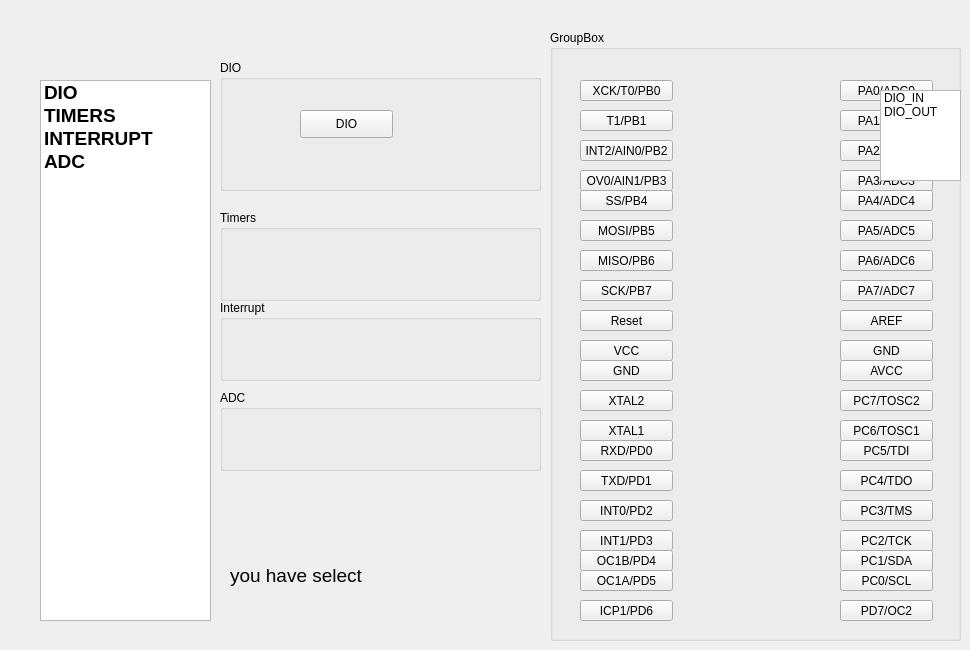
  <widget class="QWidget" name="centralwidget">
   <widget class="QGroupBox" name="groupBox">
    <property name="enabled">
     <bool>true</bool>
    </property>
    <property name="geometry">
     <rect>
      <x>550</x>
      <y>30</y>
      <width>411</width>
      <height>611</height>
     </rect>
    </property>
    <property name="title">
     <string>GroupBox</string>
    </property>
    <widget class="QPushButton" name="pushButton_40">
     <property name="geometry">
      <rect>
       <x>30</x>
       <y>190</y>
       <width>93</width>
       <height>21</height>
      </rect>
     </property>
     <property name="text">
      <string>MOSI/PB5</string>
     </property>
    </widget>
    <widget class="QPushButton" name="pushButton_34">
     <property name="geometry">
      <rect>
       <x>30</x>
       <y>50</y>
       <width>93</width>
       <height>21</height>
      </rect>
     </property>
     <property name="text">
      <string>XCK/T0/PB0</string>
     </property>
    </widget>
    <widget class="QPushButton" name="pushButton_4">
     <property name="geometry">
      <rect>
       <x>290</x>
       <y>140</y>
       <width>93</width>
       <height>21</height>
      </rect>
     </property>
     <property name="text">
      <string>PA3/ADC3</string>
     </property>
    </widget>
    <widget class="QPushButton" name="pushButton_36">
     <property name="geometry">
      <rect>
       <x>30</x>
       <y>280</y>
       <width>93</width>
       <height>21</height>
      </rect>
     </property>
     <property name="text">
      <string>Reset</string>
     </property>
    </widget>
    <widget class="QPushButton" name="pushButton_24">
     <property name="geometry">
      <rect>
       <x>30</x>
       <y>570</y>
       <width>93</width>
       <height>21</height>
      </rect>
     </property>
     <property name="text">
      <string>ICP1/PD6</string>
     </property>
    </widget>
    <widget class="QPushButton" name="pushButton_11">
     <property name="geometry">
      <rect>
       <x>290</x>
       <y>330</y>
       <width>93</width>
       <height>21</height>
      </rect>
     </property>
     <property name="text">
      <string>AVCC</string>
     </property>
    </widget>
    <widget class="QPushButton" name="pushButton_39">
     <property name="geometry">
      <rect>
       <x>30</x>
       <y>360</y>
       <width>93</width>
       <height>21</height>
      </rect>
     </property>
     <property name="text">
      <string>XTAL2</string>
     </property>
    </widget>
    <widget class="QPushButton" name="pushButton_3">
     <property name="geometry">
      <rect>
       <x>290</x>
       <y>110</y>
       <width>93</width>
       <height>21</height>
      </rect>
     </property>
     <property name="text">
      <string>PA2/ADC2</string>
     </property>
    </widget>
    <widget class="QPushButton" name="pushButton_17">
     <property name="geometry">
      <rect>
       <x>290</x>
       <y>500</y>
       <width>93</width>
       <height>21</height>
      </rect>
     </property>
     <property name="text">
      <string>PC2/TCK</string>
     </property>
    </widget>
    <widget class="QPushButton" name="pushButton_14">
     <property name="geometry">
      <rect>
       <x>290</x>
       <y>410</y>
       <width>93</width>
       <height>21</height>
      </rect>
     </property>
     <property name="text">
      <string>PC5/TDI</string>
     </property>
    </widget>
    <widget class="QLabel" name="label">
     <property name="enabled">
      <bool>false</bool>
     </property>
     <property name="geometry">
      <rect>
       <x>130</x>
       <y>50</y>
       <width>151</width>
       <height>541</height>
      </rect>
     </property>
     <property name="styleSheet">
      <string notr="true">background-image: url(:/icons/atmega32.jpeg);</string>
     </property>
     <property name="text">
      <string/>
     </property>
    </widget>
    <widget class="QPushButton" name="pushButton_20">
     <property name="geometry">
      <rect>
       <x>290</x>
       <y>570</y>
       <width>93</width>
       <height>21</height>
      </rect>
     </property>
     <property name="text">
      <string>PD7/OC2</string>
     </property>
    </widget>
    <widget class="QPushButton" name="pushButton_6">
     <property name="geometry">
      <rect>
       <x>290</x>
       <y>190</y>
       <width>93</width>
       <height>21</height>
      </rect>
     </property>
     <property name="text">
      <string>PA5/ADC5</string>
     </property>
    </widget>
    <widget class="QPushButton" name="pushButton_7">
     <property name="geometry">
      <rect>
       <x>290</x>
       <y>220</y>
       <width>93</width>
       <height>21</height>
      </rect>
     </property>
     <property name="text">
      <string>PA6/ADC6</string>
     </property>
    </widget>
    <widget class="QPushButton" name="pushButton_25">
     <property name="geometry">
      <rect>
       <x>30</x>
       <y>390</y>
       <width>93</width>
       <height>21</height>
      </rect>
     </property>
     <property name="text">
      <string>XTAL1</string>
     </property>
    </widget>
    <widget class="QPushButton" name="pushButton_18">
     <property name="geometry">
      <rect>
       <x>290</x>
       <y>520</y>
       <width>93</width>
       <height>21</height>
      </rect>
     </property>
     <property name="text">
      <string>PC1/SDA</string>
     </property>
    </widget>
    <widget class="QPushButton" name="pushButton_32">
     <property name="geometry">
      <rect>
       <x>30</x>
       <y>440</y>
       <width>93</width>
       <height>21</height>
      </rect>
     </property>
     <property name="text">
      <string>TXD/PD1</string>
     </property>
    </widget>
    <widget class="QPushButton" name="pushButton_15">
     <property name="geometry">
      <rect>
       <x>290</x>
       <y>440</y>
       <width>93</width>
       <height>21</height>
      </rect>
     </property>
     <property name="text">
      <string>PC4/TDO</string>
     </property>
    </widget>
    <widget class="QPushButton" name="pushButton_31">
     <property name="geometry">
      <rect>
       <x>30</x>
       <y>520</y>
       <width>93</width>
       <height>21</height>
      </rect>
     </property>
     <property name="text">
      <string>OC1B/PD4</string>
     </property>
    </widget>
    <widget class="QPushButton" name="pushButton_37">
     <property name="geometry">
      <rect>
       <x>30</x>
       <y>80</y>
       <width>93</width>
       <height>21</height>
      </rect>
     </property>
     <property name="text">
      <string>T1/PB1</string>
     </property>
    </widget>
    <widget class="QPushButton" name="pushButton_9">
     <property name="geometry">
      <rect>
       <x>290</x>
       <y>280</y>
       <width>93</width>
       <height>21</height>
      </rect>
     </property>
     <property name="text">
      <string>AREF</string>
     </property>
    </widget>
    <widget class="QPushButton" name="pushButton_12">
     <property name="geometry">
      <rect>
       <x>290</x>
       <y>360</y>
       <width>93</width>
       <height>21</height>
      </rect>
     </property>
     <property name="text">
      <string>PC7/TOSC2</string>
     </property>
    </widget>
    <widget class="QPushButton" name="pushButton_16">
     <property name="geometry">
      <rect>
       <x>290</x>
       <y>470</y>
       <width>93</width>
       <height>21</height>
      </rect>
     </property>
     <property name="text">
      <string>PC3/TMS</string>
     </property>
    </widget>
    <widget class="QPushButton" name="pushButton_33">
     <property name="geometry">
      <rect>
       <x>30</x>
       <y>410</y>
       <width>93</width>
       <height>21</height>
      </rect>
     </property>
     <property name="text">
      <string>RXD/PD0</string>
     </property>
    </widget>
    <widget class="QPushButton" name="pushButton_29">
     <property name="geometry">
      <rect>
       <x>30</x>
       <y>220</y>
       <width>93</width>
       <height>21</height>
      </rect>
     </property>
     <property name="text">
      <string>MISO/PB6</string>
     </property>
    </widget>
    <widget class="QPushButton" name="pushButton_8">
     <property name="geometry">
      <rect>
       <x>290</x>
       <y>250</y>
       <width>93</width>
       <height>21</height>
      </rect>
     </property>
     <property name="text">
      <string>PA7/ADC7</string>
     </property>
    </widget>
    <widget class="QPushButton" name="pushButton_21">
     <property name="geometry">
      <rect>
       <x>30</x>
       <y>540</y>
       <width>93</width>
       <height>21</height>
      </rect>
     </property>
     <property name="text">
      <string>OC1A/PD5</string>
     </property>
    </widget>
    <widget class="QPushButton" name="pushButton">
     <property name="geometry">
      <rect>
       <x>290</x>
       <y>50</y>
       <width>93</width>
       <height>21</height>
      </rect>
     </property>
     <property name="text">
      <string>PA0/ADC0</string>
     </property>
    </widget>
    <widget class="QPushButton" name="pushButton_22">
     <property name="geometry">
      <rect>
       <x>30</x>
       <y>140</y>
       <width>93</width>
       <height>21</height>
      </rect>
     </property>
     <property name="text">
      <string>OV0/AIN1/PB3</string>
     </property>
    </widget>
    <widget class="QPushButton" name="pushButton_38">
     <property name="geometry">
      <rect>
       <x>30</x>
       <y>250</y>
       <width>93</width>
       <height>21</height>
      </rect>
     </property>
     <property name="text">
      <string>SCK/PB7</string>
     </property>
    </widget>
    <widget class="QPushButton" name="pushButton_26">
     <property name="geometry">
      <rect>
       <x>30</x>
       <y>500</y>
       <width>93</width>
       <height>21</height>
      </rect>
     </property>
     <property name="text">
      <string>INT1/PD3</string>
     </property>
    </widget>
    <widget class="QPushButton" name="pushButton_2">
     <property name="geometry">
      <rect>
       <x>290</x>
       <y>80</y>
       <width>93</width>
       <height>21</height>
      </rect>
     </property>
     <property name="text">
      <string>PA1/ADC1</string>
     </property>
    </widget>
    <widget class="QPushButton" name="pushButton_19">
     <property name="geometry">
      <rect>
       <x>290</x>
       <y>540</y>
       <width>93</width>
       <height>21</height>
      </rect>
     </property>
     <property name="text">
      <string>PC0/SCL</string>
     </property>
    </widget>
    <widget class="QPushButton" name="pushButton_10">
     <property name="geometry">
      <rect>
       <x>290</x>
       <y>310</y>
       <width>93</width>
       <height>21</height>
      </rect>
     </property>
     <property name="text">
      <string>GND</string>
     </property>
    </widget>
    <widget class="QPushButton" name="pushButton_30">
     <property name="geometry">
      <rect>
       <x>30</x>
       <y>330</y>
       <width>93</width>
       <height>21</height>
      </rect>
     </property>
     <property name="text">
      <string>GND</string>
     </property>
    </widget>
    <widget class="QPushButton" name="pushButton_35">
     <property name="geometry">
      <rect>
       <x>30</x>
       <y>160</y>
       <width>93</width>
       <height>21</height>
      </rect>
     </property>
     <property name="text">
      <string>SS/PB4</string>
     </property>
    </widget>
    <widget class="QPushButton" name="pushButton_28">
     <property name="geometry">
      <rect>
       <x>30</x>
       <y>110</y>
       <width>93</width>
       <height>21</height>
      </rect>
     </property>
     <property name="text">
      <string>INT2/AIN0/PB2</string>
     </property>
    </widget>
    <widget class="QPushButton" name="pushButton_13">
     <property name="geometry">
      <rect>
       <x>290</x>
       <y>390</y>
       <width>93</width>
       <height>21</height>
      </rect>
     </property>
     <property name="text">
      <string>PC6/TOSC1</string>
     </property>
    </widget>
    <widget class="QPushButton" name="pushButton_5">
     <property name="geometry">
      <rect>
       <x>290</x>
       <y>160</y>
       <width>93</width>
       <height>21</height>
      </rect>
     </property>
     <property name="text">
      <string>PA4/ADC4</string>
     </property>
    </widget>
    <widget class="QPushButton" name="pushButton_27">
     <property name="geometry">
      <rect>
       <x>30</x>
       <y>310</y>
       <width>93</width>
       <height>21</height>
      </rect>
     </property>
     <property name="text">
      <string>VCC</string>
     </property>
    </widget>
    <widget class="QPushButton" name="pushButton_23">
     <property name="geometry">
      <rect>
       <x>30</x>
       <y>470</y>
       <width>93</width>
       <height>21</height>
      </rect>
     </property>
     <property name="text">
      <string>INT0/PD2</string>
     </property>
    </widget>
    <widget class="QListWidget" name="listWidget_2">
     <property name="geometry">
      <rect>
       <x>330</x>
       <y>60</y>
       <width>81</width>
       <height>91</height>
      </rect>
     </property>
     <item>
      <property name="text">
       <string>DIO_IN</string>
      </property>
     </item>
     <item>
      <property name="text">
       <string>DIO_OUT</string>
      </property>
     </item>
    </widget>
   </widget>
   <widget class="QListWidget" name="listWidget">
    <property name="geometry">
     <rect>
      <x>40</x>
      <y>80</y>
      <width>171</width>
      <height>541</height>
     </rect>
    </property>
    <property name="font">
     <font>
      <pointsize>14</pointsize>
      <weight>75</weight>
      <bold>true</bold>
     </font>
    </property>
    <item>
     <property name="text">
      <string>DIO</string>
     </property>
    </item>
    <item>
     <property name="text">
      <string>TIMERS</string>
     </property>
    </item>
    <item>
     <property name="text">
      <string>INTERRUPT</string>
     </property>
    </item>
    <item>
     <property name="text">
      <string>ADC</string>
     </property>
    </item>
   </widget>
   <widget class="QGroupBox" name="groupBox_2">
    <property name="geometry">
     <rect>
      <x>220</x>
      <y>60</y>
      <width>321</width>
      <height>131</height>
     </rect>
    </property>
    <property name="title">
     <string>DIO</string>
    </property>
    <widget class="QPushButton" name="pushButton_41">
     <property name="geometry">
      <rect>
       <x>80</x>
       <y>50</y>
       <width>93</width>
       <height>28</height>
      </rect>
     </property>
     <property name="text">
      <string>DIO</string>
     </property>
    </widget>
   </widget>
   <widget class="QGroupBox" name="groupBox_3">
    <property name="geometry">
     <rect>
      <x>220</x>
      <y>210</y>
      <width>321</width>
      <height>91</height>
     </rect>
    </property>
    <property name="title">
     <string>Timers</string>
    </property>
    <widget class="QPushButton" name="pushButton_42">
     <property name="geometry">
      <rect>
       <x>100</x>
       <y>110</y>
       <width>93</width>
       <height>28</height>
      </rect>
     </property>
     <property name="text">
      <string>timer</string>
     </property>
    </widget>
   </widget>
   <widget class="QGroupBox" name="groupBox_4">
    <property name="geometry">
     <rect>
      <x>220</x>
      <y>300</y>
      <width>321</width>
      <height>81</height>
     </rect>
    </property>
    <property name="title">
     <string>Interrupt</string>
    </property>
    <widget class="QPushButton" name="pushButton_43">
     <property name="geometry">
      <rect>
       <x>100</x>
       <y>110</y>
       <width>93</width>
       <height>28</height>
      </rect>
     </property>
     <property name="text">
      <string>interrupt</string>
     </property>
    </widget>
   </widget>
   <widget class="QGroupBox" name="groupBox_5">
    <property name="geometry">
     <rect>
      <x>220</x>
      <y>390</y>
      <width>321</width>
      <height>81</height>
     </rect>
    </property>
    <property name="title">
     <string>ADC</string>
    </property>
    <widget class="QPushButton" name="pushButton_44">
     <property name="geometry">
      <rect>
       <x>100</x>
       <y>110</y>
       <width>93</width>
       <height>28</height>
      </rect>
     </property>
     <property name="text">
      <string>interrupt</string>
     </property>
    </widget>
   </widget>
   <widget class="QLabel" name="label_2">
    <property name="geometry">
     <rect>
      <x>230</x>
      <y>520</y>
      <width>311</width>
      <height>111</height>
     </rect>
    </property>
    <property name="font">
     <font>
      <pointsize>14</pointsize>
     </font>
    </property>
    <property name="text">
     <string>you have select</string>
    </property>
   </widget>
  </widget>
